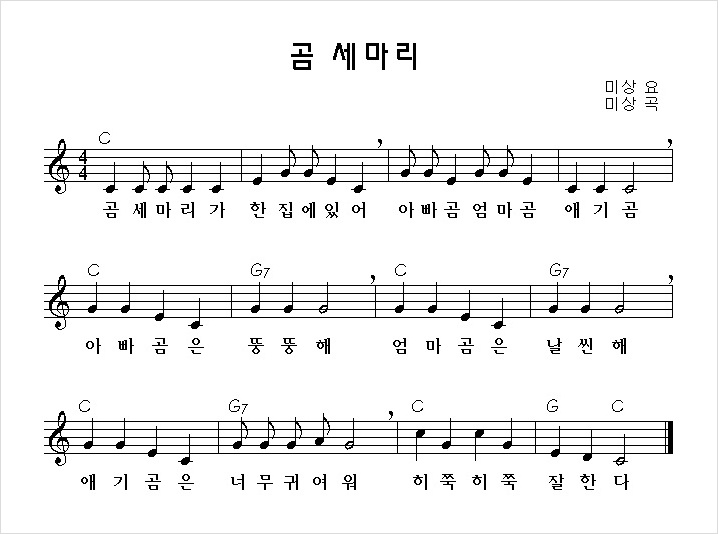
#> input picture images/bears.jpg, 718 x 534 px, found by its file name
$ python contour.py
#> lines starting #> are read from the running program, lines starting #| are printed output that depends on the picture; after the words box and inside, x2 and y2 are one past the last pixel; in counts of white or black regions, pixels touching at a corner belong together
import cv2
import numpy as np

image = cv2.imread("./images/bears.jpg", cv2.IMREAD_GRAYSCALE)
#> image is the input picture: shape (534, 718); min 0, max 255, mean 241.2
image2 = image.copy()

ret, imthres = cv2.threshold(image, 127, 255, cv2.THRESH_BINARY_INV)
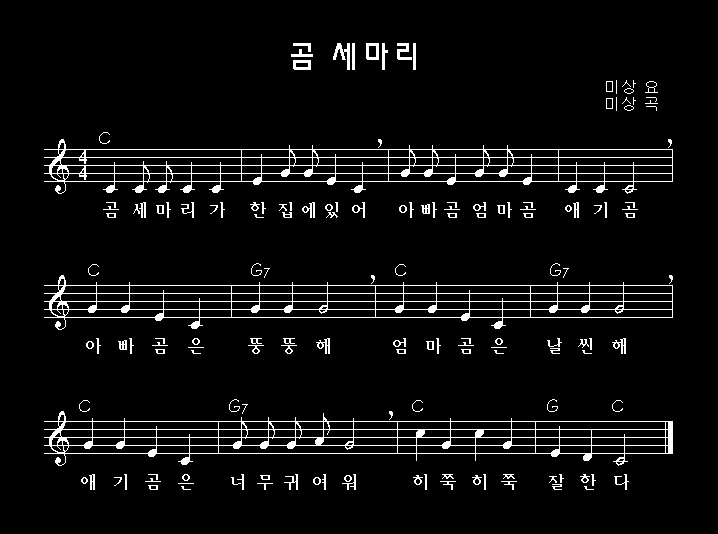
#> imthres: shape (534, 718); 5.2% white in thin lines or dots, all inside (x1, y1, x2, y2) = (44, 43, 673, 490)

contour, hierarchy = cv2.findContours(imthres, cv2.RETR_TREE, cv2.CHAIN_APPROX_SIMPLE)
#> contour = 459 contours, 141 with area under 20; largest, box (x1, y1, x2, y2) and area: (44, 139, 673, 194) 20416, (44, 411, 673, 466) 20099, (44, 275, 673, 330) 20037, (60, 157, 242, 166) 1414, (218, 445, 398, 454) 1350
cv2.drawContours(image, contour, -1, 0, 4)
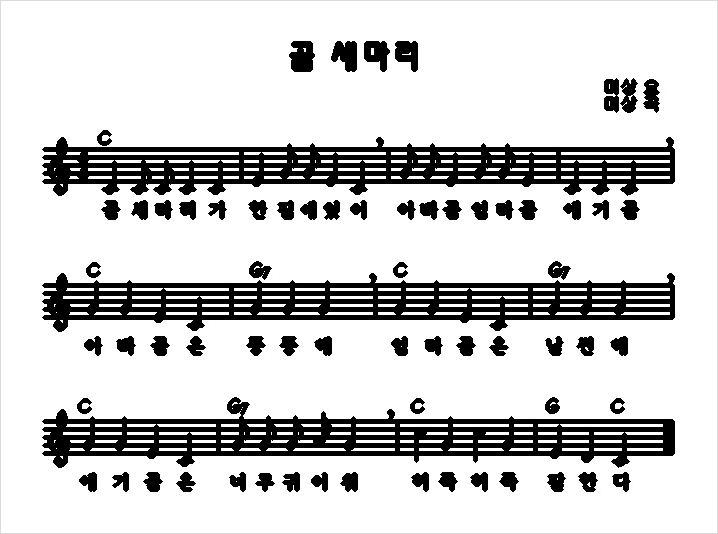
#> image: shape (534, 718); 15.6% of pixels changed, all inside (x1, y1, x2, y2) = (42, 41, 675, 492)

print(contour)
#> (printed output is left out)

for i in contour:
    for j in i:
        cv2.circle(image, tuple(j[0]), 1, 0, -1)
#> this loop made 459 passes
#> i on pass 7: [[178, 483], [193, 483]]

cv2.imshow("con", image)
cv2.waitKey(0)
cv2.destroyAllWindows()

$ run again, with images/navi2.jpg copied over images/bears.jpg
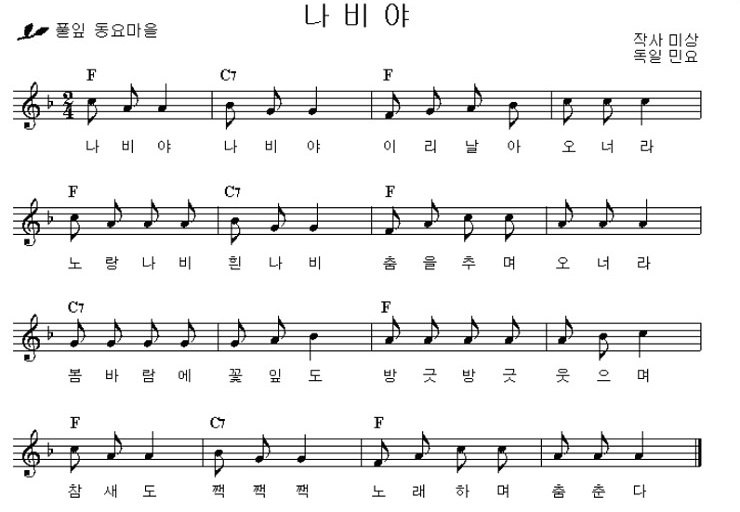
#> input picture images/navi2.jpg, 740 x 512 px, found by its file name
#> image is the input picture: shape (512, 740); min 0, max 255, mean 237.7
#> `ret, imthres = cv2.threshold(image, 127, 255, cv2.THRESH_BINARY_INV)`:
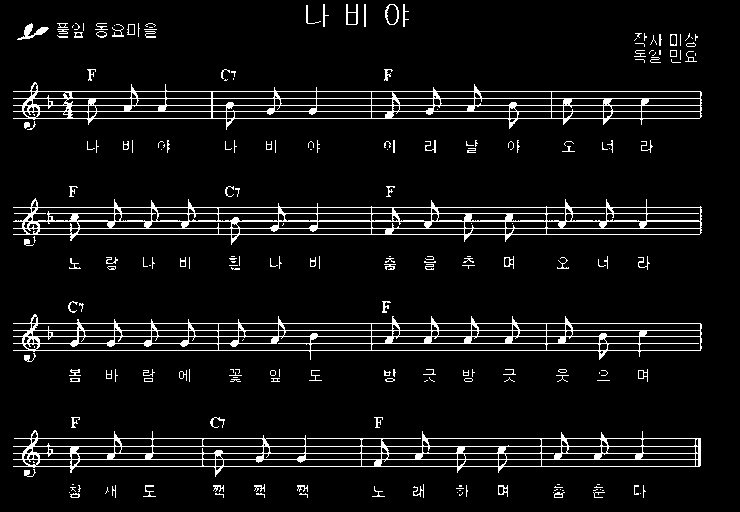
#> imthres: shape (512, 740); 6.6% white in thin lines or dots, all inside (x1, y1, x2, y2) = (13, 4, 702, 498)
#> contour = 600 contours, 233 with area under 20; largest, box (x1, y1, x2, y2) and area: (13, 198, 702, 245) 18452, (13, 82, 702, 130) 18451, (13, 314, 702, 360) 18418, (13, 430, 701, 477) 18290, (371, 343, 547, 351) 1220
#> `cv2.drawContours(image, contour, -1, 0, 4)`:
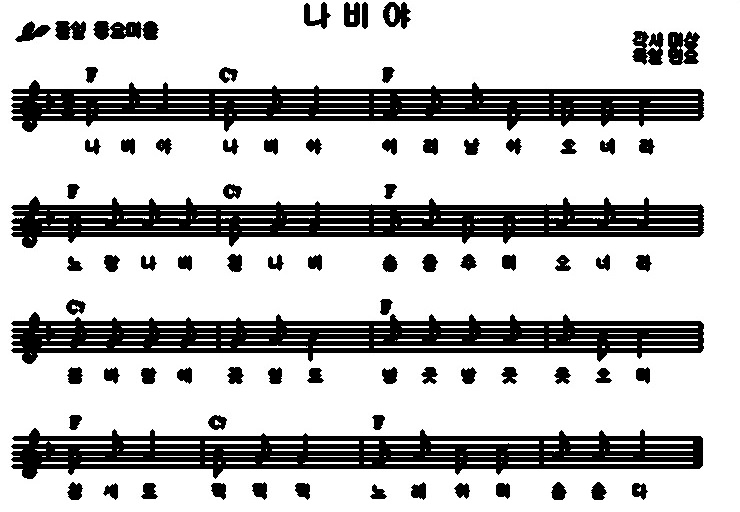
#> image: shape (512, 740); min 0, max 255, mean 192.5
#> (printed output is left out)
#> the loop `for i in contour:` made 600 passes
#> i on passes 1, 10, 12: [[640, 493]], [[553, 492]], [[457, 492]]

$ run again, with images/small_star.jpg copied over images/bears.jpg
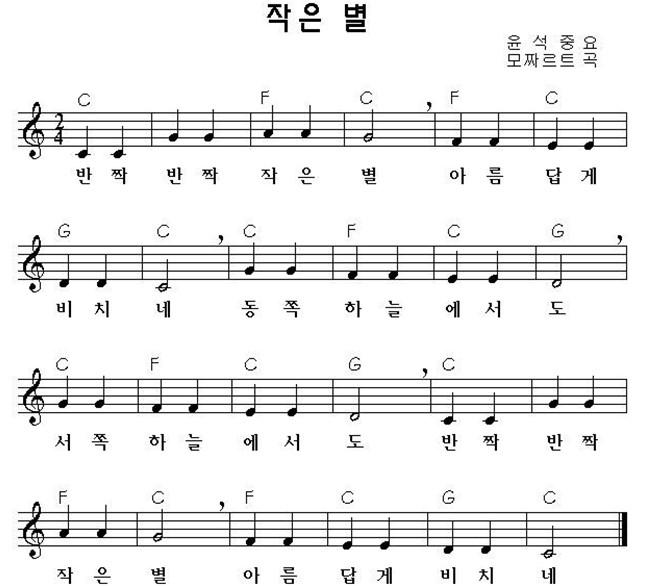
#> input picture images/small_star.jpg, 672 x 586 px, found by its file name
#> image is the input picture: shape (586, 672); min 0, max 255, mean 238.2
#> `ret, imthres = cv2.threshold(image, 127, 255, cv2.THRESH_BINARY_INV)`:
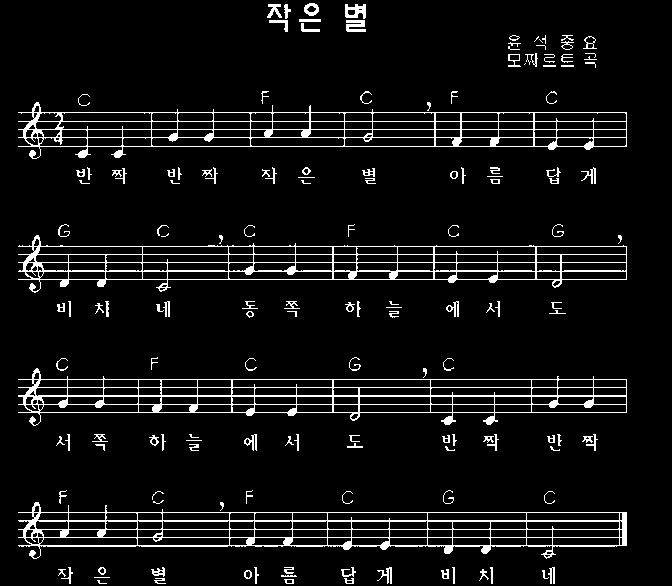
#> imthres: shape (586, 672); 6.6% white in thin lines or dots, all inside (x1, y1, x2, y2) = (18, 3, 627, 584)
#> contour = 464 contours, 136 with area under 20; largest, box (x1, y1, x2, y2) and area: (18, 102, 627, 159) 20608, (18, 502, 627, 559) 20558, (18, 235, 627, 293) 20157, (18, 368, 627, 426) 20092, (250, 137, 345, 147) 837
#> `cv2.drawContours(image, contour, -1, 0, 4)`:
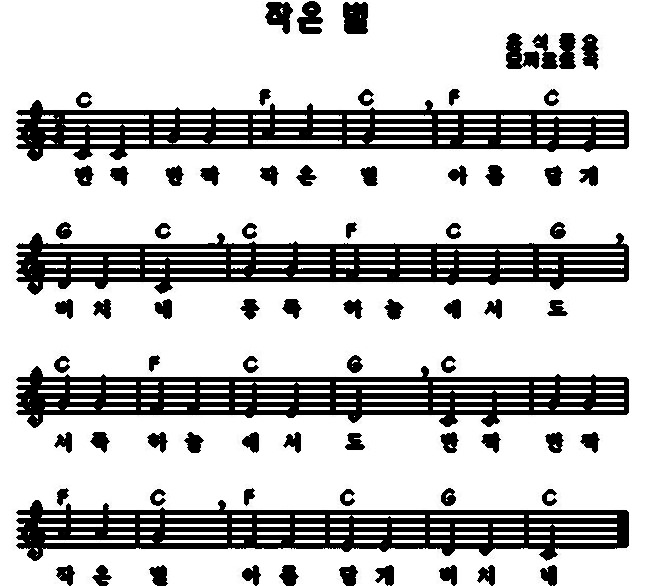
#> image: shape (586, 672); min 0, max 255, mean 196.5
#> (printed output is left out)
#> the loop `for i in contour:` made 464 passes
#> i on pass 7: [[94, 577], [109, 577]]

$ run again, with images/small_star2.jpg copied over images/bears.jpg
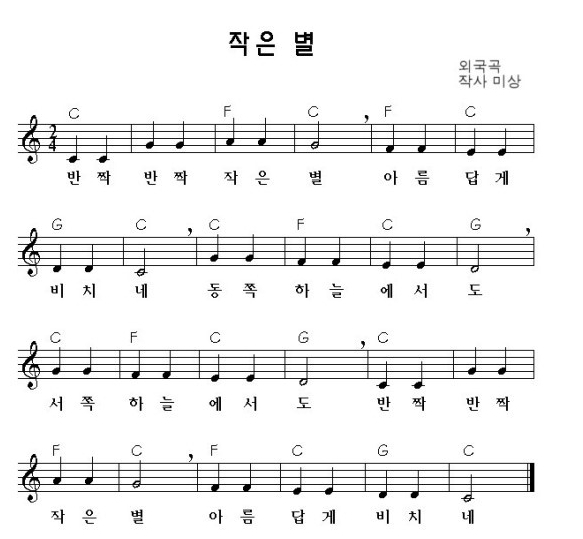
#> input picture images/small_star2.jpg, 583 x 539 px, found by its file name
#> image is the input picture: shape (539, 583); min 0, max 255, mean 240.9
#> `ret, imthres = cv2.threshold(image, 127, 255, cv2.THRESH_BINARY_INV)`:
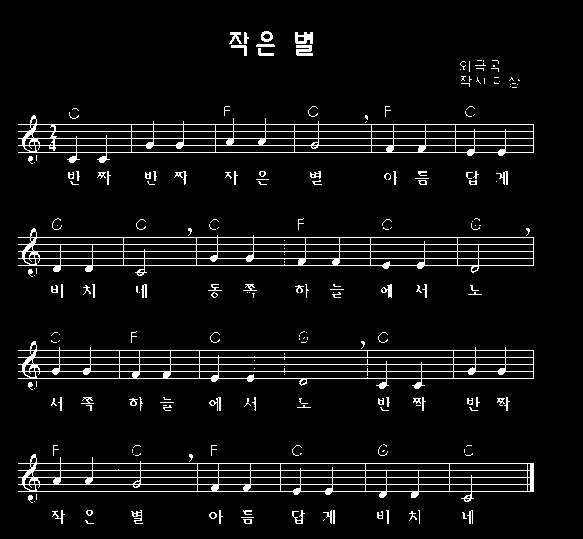
#> imthres: shape (539, 583); 5.8% white in thin lines or dots, all inside (x1, y1, x2, y2) = (18, 31, 534, 524)
#> contour = 486 contours, 231 with area under 20; largest, box (x1, y1, x2, y2) and area: (18, 228, 534, 276) 14440, (18, 454, 534, 502) 14400, (18, 341, 534, 389) 14400, (18, 115, 534, 163) 14366, (218, 357, 454, 365) 1639
#> `cv2.drawContours(image, contour, -1, 0, 4)`:
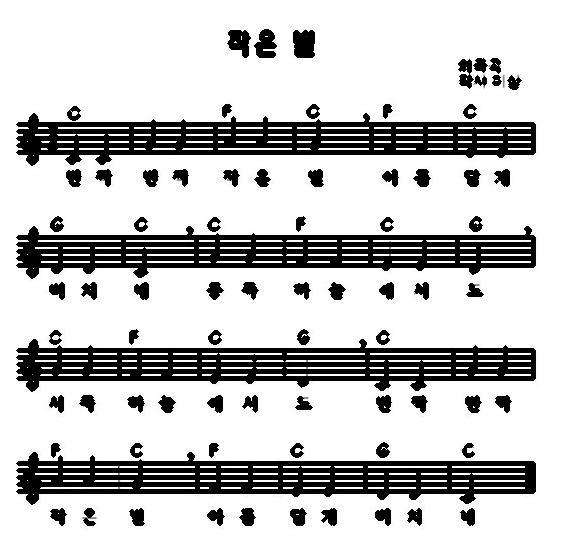
#> image: shape (539, 583); min 0, max 255, mean 197.7
#> (printed output is left out)
#> the loop `for i in contour:` made 486 passes
#> i on passes 2, 5, 13: [[324, 519], [323, 520]], [[241, 517], [253, 517]], [[418, 510], [419, 511], [419, 523], [419, 510]]
